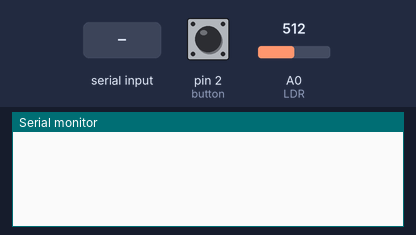
Bench run of a sketch on a simulated Arduino Uno, built with avr-gcc and run on an emulated ATmega328P. On the bench: the last lines printed to the serial monitor. The test bench sets the inputs (shaded band); at power-on: pin 2 (button) HIGH, A0 (LDR) = 512.

Above: at 1.2 s.
1.3 s: pin 2 (button) pulled LOW for 0.15 s
At 2.5 s:
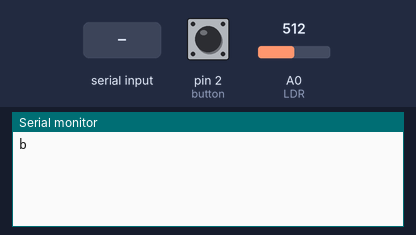
2.9 s: A0 (LDR) set to 716
At 3.8 s:
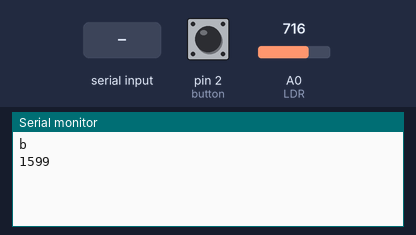
4.4 s: "1" received over Serial
At 5.0 s:
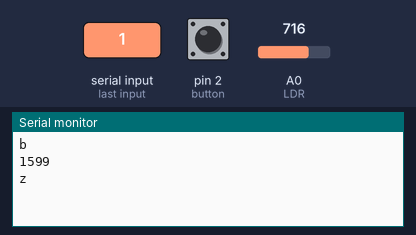

The sketch:

SystemLatencyMeter.ino
```cpp
const int LDR = A0;
const int button = 2;

int LDRValue = 0;
int LastLDR = 0;
unsigned long Started = 0;
bool isWaiting = 0;
int buttonState = 0;
int LDRprobe = 0;

void setup() {
  // put your setup code here, to run once:
Serial.begin(9600);
pinMode(button, INPUT_PULLUP);
pinMode(LDR, INPUT);
}

void loop() {
    LDRValue = analogRead(LDR);
    buttonState = digitalRead(button);
    //Serial.println(LDRValue);
    if(buttonState == LOW && (millis() - Started > 400)) {
      Serial.println("b");
      isWaiting = 1;
      Started = millis();
      LDRprobe = millis();
    }
    if(isWaiting && (LDRValue > LastLDR*1.02) && LDRValue > LastLDR+3) {
      Serial.println(millis() - Started);
      isWaiting = 0;
      LDRprobe = millis();
    }

      if (Serial.available() > 0 && !isWaiting && Serial.read()>0){
       Serial.println("z");
       //LastLDR = LDRValue;
    }

    if(millis() - LDRprobe > 100 && !isWaiting){
      LastLDR = LDRValue;
      LDRprobe = millis();
      }
}
```

Measured:
- after the input at 1.3 s, the serial monitor: prints a new line at once (image 1)
- after the input at 2.9 s, the serial monitor: prints a new line at once (image 2)
- after the input at 4.4 s, the serial monitor: prints a new line at once (image 3)
